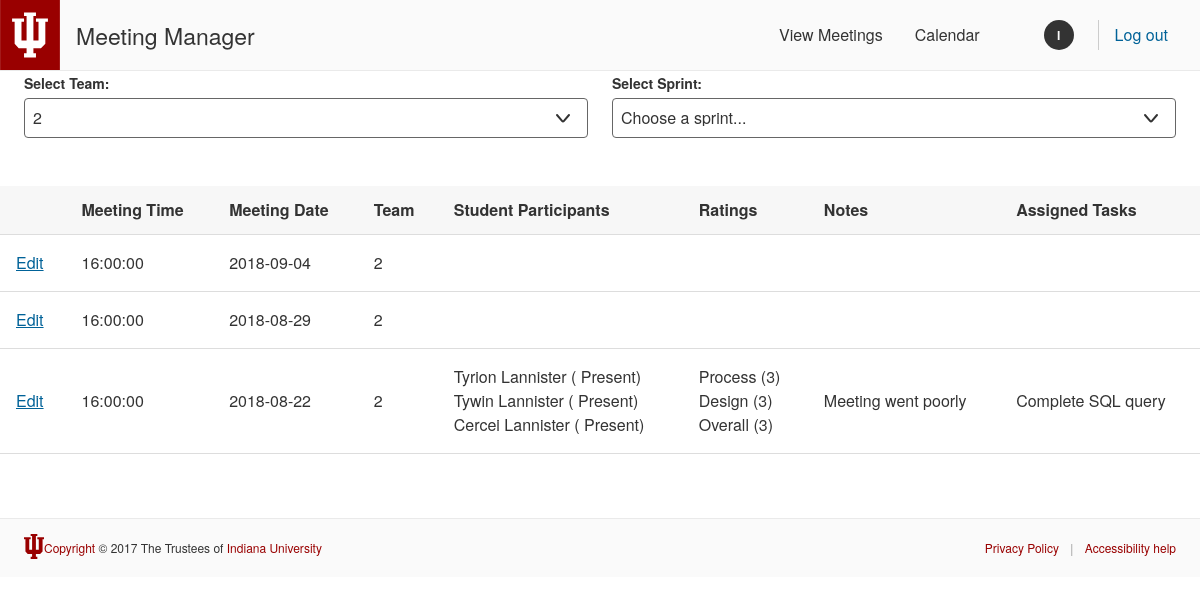
The app's page /MeetingView.php?team=2 with its own data.
### tables this page shows
CREATE TABLE meeting(
	MeetingID int AUTO_INCREMENT,
	meeting_time time NOT NULL,
	meeting_date date NOT NULL,
	team_attendance varchar(10),
	teamID INT NOT NULL,
	sprintID INT NOT NULL,
	PRIMARY KEY (MeetingID),
FOREIGN KEY (teamID) REFERENCES team(TeamID),
FOREIGN KEY (sprintID) REFERENCES sprint(SprintID))
ENGINE INNODB;

CREATE TABLE student_attendance(
	attendance varchar(11) NOT NULL,
	studentID INT NOT NULL,
	meetingID INT NOT NULL,
	FOREIGN KEY (studentID) REFERENCES student(StudentID),
	FOREIGN KEY (meetingID) REFERENCES meeting(MeetingID));

CREATE TABLE student(
	StudentID int AUTO_INCREMENT,
	first_name varchar(25) NOT NULL,
	middle_name varchar(25),
	last_name varchar(25) NOT NULL,
	email varchar(25) NOT NULL,
	phone varchar(25),
	teamID INT NOT NULL,
	PRIMARY KEY (StudentID),
	FOREIGN KEY (teamID) REFERENCES team(TeamID));

CREATE TABLE meeting_rating(
	value INT NOT NULL,
	ratingID INT NOT NULL,
	meetingID INT NOT NULL,
	FOREIGN KEY (ratingID) REFERENCES rating(RatingID),
	FOREIGN KEY (meetingID) REFERENCES meeting(MeetingID));

CREATE TABLE rating(
	RatingID int AUTO_INCREMENT,
	rating_name varchar(25),
	lowest_rank int,
	highest_rank int,
	PRIMARY KEY (RatingID))
ENGINE INNODB;

CREATE TABLE note(
	NoteID int AUTO_INCREMENT,
	title varchar(25),
	content varchar(500) NOT NULL,
	meetingID INT NOT NULL,
	PRIMARY KEY (NoteID),
	FOREIGN KEY (meetingID) REFERENCES meeting(MeetingID))
ENGINE INNODB;

CREATE TABLE task(
	TaskID int AUTO_INCREMENT,
	title varchar(25),
	content varchar(500) NOT NULL,
	assigned_date date NOT NULL,
	due_date date,
	completion_date date,
	meetingID INT NOT NULL,
	teamID INT NOT NULL,
	PRIMARY KEY (TaskID),
	FOREIGN KEY (meetingID) REFERENCES meeting(MeetingID),
	FOREIGN KEY (teamID) REFERENCES team(TeamID))
ENGINE INNODB;

### MeetingView.php (the view, shortened to what this page needs)
<!DOCTYPE html>
<html lang="en-US">
<head>
    <link media="all" rel="stylesheet" href="./css/rivet.min.css">
</head>
<body>
<header class="rvt-header" role="banner">
    <div class="rvt-header__trident">
    </div>
    <span class="rvt-header__title">
        <a href="index.php">Meeting Manager</a>
    </span>
    <div class="rvt-header__controls">
        <nav class="rvt-header__main-nav" role="navigation">
            <ul>
                <li>
                    <a href="">View Meetings</a>
                </li>
                <li>
                    <a href="CalendarView.php" >Calendar</a>
                </li>
            </ul>
        </nav>
        <div class="rvt-header-id">
            <div href="#0" class="rvt-header-id__profile">
                <span class="rvt-header-id__avatar" aria-hidden="true">I</span>
            </div>
            <a href="index.php" class="rvt-header-id__log-out">Log out</a>
        </div>
    </div>
</header>
    <main role="main" id="main-content">
    <div>
 <?php
    	$conn=mysqli_connect("db.sice.indiana.edu","i491u20_smkramer","my+sql=i491u20_smkramer", "i491u20_smkramer");
 $all_team_query = "Select TeamID
from team;";
$all_team_result = $conn->query($all_team_query);
 echo
 '<div class="rvt-container">
    <div class="rvt-grid">
<div class="rvt-grid__item">
<form id="filterselect" action="" method="GET">
<label for="select-team">Select Team:</label>
<select id="select-team"  name="team" onchange="this.form.submit()">
<option value="">Choose a team...</option>';
if ($all_team_result->num_rows > 0) {
    while($team_row = $all_team_result->fetch_assoc()) {
    	if ($_GET["team"] == $team_row["TeamID"]) {
    		echo "<option value=".$team_row["TeamID"].' selected>'.$team_row["TeamID"]."</option>";}
    	else {
    		echo "<option value=".$team_row["TeamID"].'>'.$team_row["TeamID"]."</option>";}
    }
}
echo '<option value="">All Teams</option>
</select>
</div>
<div class="rvt-grid__item">
<label for="select-sprint">Select Sprint:</label>
<select id="select-sprint"  name="sprint" onchange="this.form.submit()">
<option value="">Choose a sprint...</option> ';
echo '<option value="">All Sprints</option> </select></form> </div></div></div><br><br>';
if ($_GET["team"] and $_GET["sprint"]) {$meeting_query = "Select mt.meeting_time, mt.meeting_date, mt.teamID, mt.MeetingID
from meeting as mt where mt.teamID = ".$_GET["team"]." and mt.sprintID =".$_GET["sprint"]." ORDER BY MeetingID desc;";}
elseif ($_GET["team"] and $_GET["team"] != "all" and !$_GET["sprint"]) {$meeting_query = "Select mt.meeting_time, mt.meeting_date, mt.teamID, mt.MeetingID
from meeting as mt where mt.teamID = ".$_GET["team"]." ORDER BY MeetingID desc;";}
elseif ($_GET["sprint"]) {$meeting_query = "Select mt.meeting_time, mt.meeting_date, mt.teamID, mt.MeetingID
from meeting as mt where mt.sprintID = ".$_GET["sprint"]." ORDER BY MeetingID desc;";}
else {
$meeting_query = "Select mt.meeting_time, mt.meeting_date, mt.teamID, mt.MeetingID
from meeting as mt ORDER BY MeetingID desc;"; }
$meeting_result = $conn->query($meeting_query);
echo
'<div>
 <table>
    <caption class="sr-only">Meeting Table 1</caption>
    <thead>
        <tr>
            <th scope="col"></th>
            <th scope="col">Meeting Time</th>
            <th scope="col">Meeting Date</th>
            <th scope="col">Team</th>
            <th scope="col">Student Participants</th>
            <th scope="col">Ratings</th>
            <th scope="col">Notes</th>
            <th scope="col">Assigned Tasks</th>
        </tr>
    </thead>
    <tbody>
    ';
if ($meeting_result->num_rows > 0) {
    while($row = $meeting_result->fetch_assoc()) {
    	echo "<tr><td><a href='MeetingNotes.php?meeting=".$row["MeetingID"]."'>Edit</a></td><td>".$row["meeting_time"].
        "</td><td>".$row["meeting_date"].
        "</td><td>".$row["teamID"]."</td>";
    	$student_query = 'Select s.first_name, s.last_name, sa.attendance
from meeting as mt, student as s, student_attendance as sa
where mt.teamID = s.teamID and sa.meetingID = mt.MeetingID and sa.studentID = s.StudentID
and mt.MeetingID = '.$row["MeetingID"].';';
		$student_result = $conn->query($student_query);
        echo "<td>";
		if ($student_result->num_rows > 0) {
       		while($student_row = $student_result->fetch_assoc()) {
       			if ($student_row["attendance"] == "Missed"){
       				echo nl2br('<font color="red">'.$student_row["first_name"]." ".$student_row["last_name"]." ( ".$student_row["attendance"].")</font>\n");}
       			else {
        			echo nl2br( $student_row["first_name"]." ".$student_row["last_name"]." ( ".$student_row["attendance"].")\n");}
        	}
       }
        echo "</td>";
   		$rating_query = 'Select r.rating_name, mr.value
from rating as r, meeting_rating as mr
where r.RatingID = mr.ratingID and mr.meetingID = '.$row['MeetingID'].';';
		$rating_result = $conn->query($rating_query);
        echo "<td>";
		if ($rating_result->num_rows > 0) {
       		while($rating_row = $rating_result->fetch_assoc()) {
        		echo nl2br( $rating_row["rating_name"]." (".$rating_row["value"].")\n");
        	}
       }
        echo "</td>";
   		$note_query = 'Select content
from note
where meetingID = '.$row['MeetingID'].';';
		$note_result = $conn->query($note_query);
        echo "<td>";
		if ($note_result->num_rows > 0) {
       		while($note_row = $note_result->fetch_assoc()) {
        		echo nl2br( $note_row["content"]." \n");
        	}
       }
        echo "</td>";
   		$task_query = 'Select content
from task
where meetingID = '.$row['MeetingID'].';';
		$task_result = $conn->query($task_query);
        echo "<td>";
		if ($task_result->num_rows > 0) {
       		while($task_row = $task_result->fetch_assoc()) {
        		echo nl2br( $task_row["content"]." \n");
        	}
       }
        echo "</td>";
        echo "</tr>";
     }
} else {
}
echo "</tbody>
	</table>
	</div> ";
?>
	</div>
    </main>
    <footer class="rvt-footer m-top-xxl" role="contentinfo">
        <div class="rvt-footer__copyright-lockup">
            <div class=rvt-footer__trident>
            </div>
            <p><a href="https://www.iu.edu/copyright/index.html">Copyright</a> &copy; 2017 The Trustees of <a href="https://www.iu.edu/">Indiana University</a></p>
        </div>
        <ul class="rvt-footer__aux-links">
            <li class="rvt-footer__aux-item">
                <a href="#0">Privacy Policy</a>
            </li>
            <li class="rvt-footer__aux-item">
                <a href="https://accessibility.iu.edu/">Accessibility help</a>
            </li>
        </ul>
    </footer>
</body>
</html>

### records on screen
meeting: meeting_time "16:00:00", meeting_date "2018-09-04", teamID "2"
meeting: meeting_time "16:00:00", meeting_date "2018-08-29", teamID "2"
meeting: meeting_time "16:00:00", meeting_date "2018-08-22", teamID "2"
student_attendance: studentID+attendance "Tyrion Lannister ( Present)"
student_attendance: studentID+attendance "Tywin Lannister ( Present)"
student_attendance: studentID+attendance "Cercei Lannister ( Present)"
meeting_rating: ratingID+value "Process (3)"
meeting_rating: ratingID+value "Design (3)"
meeting_rating: ratingID+value "Overall (3)"
note: content "Meeting went poorly"
task: content "Complete SQL query"

### other values on screen
form field team "2"
